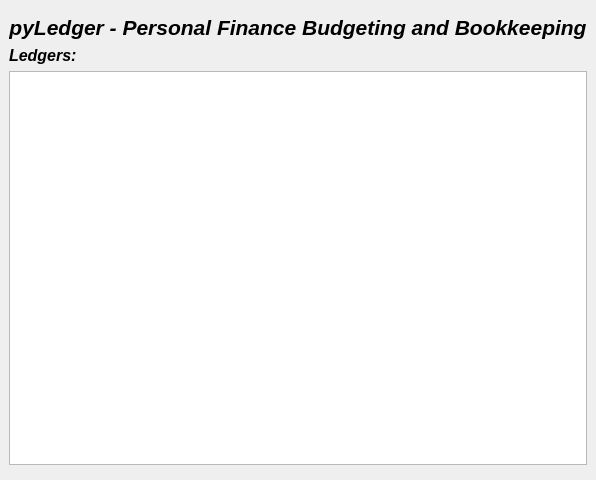
<?xml version="1.0" encoding="UTF-8"?>
<ui version="4.0">
 <class>MainWindow</class>
 <widget class="QMainWindow" name="MainWindow">
  <property name="geometry">
   <rect>
    <x>0</x>
    <y>0</y>
    <width>582</width>
    <height>480</height>
   </rect>
  </property>
  <property name="sizePolicy">
   <sizepolicy hsizetype="Minimum" vsizetype="Minimum">
    <horstretch>0</horstretch>
    <verstretch>0</verstretch>
   </sizepolicy>
  </property>
  <property name="maximumSize">
   <size>
    <width>1280</width>
    <height>720</height>
   </size>
  </property>
  <property name="windowTitle">
   <string>pyLedger</string>
  </property>
  <widget class="QWidget" name="centralwidget">
   <layout class="QVBoxLayout" name="verticalLayout">
    <property name="leftMargin">
     <number>9</number>
    </property>
    <property name="topMargin">
     <number>15</number>
    </property>
    <property name="rightMargin">
     <number>9</number>
    </property>
    <property name="bottomMargin">
     <number>15</number>
    </property>
    <item>
     <widget class="QLabel" name="label">
      <property name="sizePolicy">
       <sizepolicy hsizetype="Minimum" vsizetype="Minimum">
        <horstretch>0</horstretch>
        <verstretch>0</verstretch>
       </sizepolicy>
      </property>
      <property name="font">
       <font>
        <pointsize>16</pointsize>
        <weight>75</weight>
        <italic>true</italic>
        <bold>true</bold>
       </font>
      </property>
      <property name="text">
       <string>pyLedger - Personal Finance Budgeting and Bookkeeping</string>
      </property>
      <property name="alignment">
       <set>Qt::AlignCenter</set>
      </property>
     </widget>
    </item>
    <item>
     <widget class="QLabel" name="label_2">
      <property name="sizePolicy">
       <sizepolicy hsizetype="Minimum" vsizetype="Minimum">
        <horstretch>0</horstretch>
        <verstretch>0</verstretch>
       </sizepolicy>
      </property>
      <property name="font">
       <font>
        <pointsize>12</pointsize>
        <weight>75</weight>
        <italic>true</italic>
        <bold>true</bold>
       </font>
      </property>
      <property name="text">
       <string>Ledgers:</string>
      </property>
     </widget>
    </item>
    <item>
     <widget class="QListWidget" name="listWidget">
      <property name="sizePolicy">
       <sizepolicy hsizetype="Minimum" vsizetype="Expanding">
        <horstretch>0</horstretch>
        <verstretch>0</verstretch>
       </sizepolicy>
      </property>
      <property name="font">
       <font>
        <pointsize>14</pointsize>
        <weight>50</weight>
        <italic>false</italic>
        <bold>false</bold>
       </font>
      </property>
      <property name="spacing">
       <number>6</number>
      </property>
     </widget>
    </item>
   </layout>
  </widget>
 </widget>
 <resources/>
 <connections/>
</ui>
